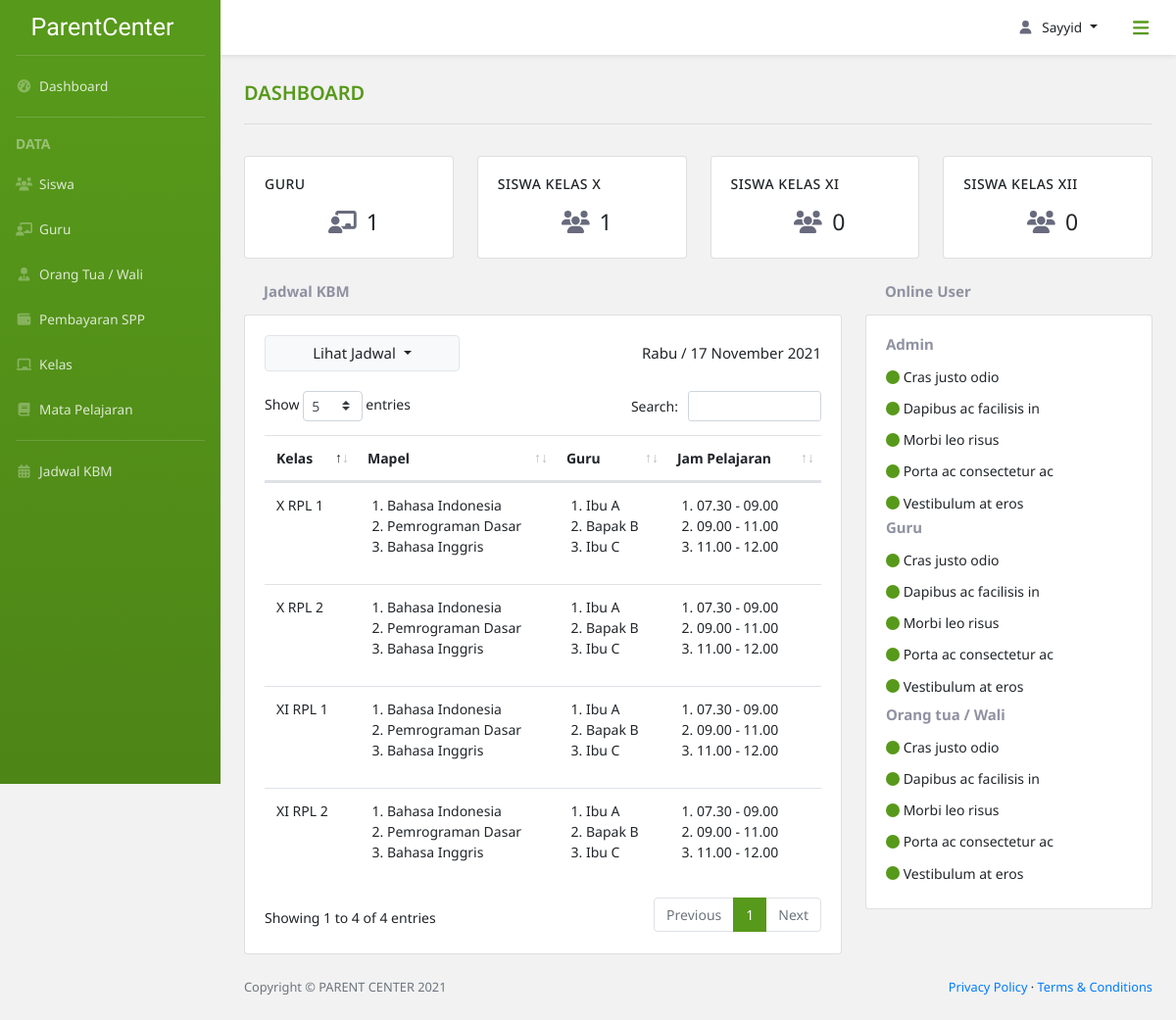
Page /dashboard_admin/ (signed in) on the committed database.
### parent_center_app/models.py (models this page shows, shortened)
class Kelas(models.Model):
    id_kelas = models.CharField(max_length=10,
                                primary_key=True,
                                unique=True,
                                default=custom_kelas,
                                editable=False)
    class rentang_kelas(models.TextChoices):
        X = 'X'
        XI = 'XI'
        XII = 'XII'
    kelas = models.CharField(max_length=3,
                             choices=rentang_kelas.choices,
                             default=rentang_kelas.X)
    class jurusan(models.TextChoices):
        TITL = 'Teknik Intalasi Tenaga Listrik'
        TP = 'Teknik Pemesinan'
        TKR = 'Teknik Kendaraan Ringan'
        TKJ = 'Teknik Komputer Jaringan'
        RPL = 'Rekayasa Perangkat Lunak'
        TBSM = 'Teknik dan Bisnis Sepeda Motor'
    jurusan = models.CharField(max_length=30,
                               choices=jurusan.choices,
                               default=jurusan.TITL)
    no_kelas = models.SmallIntegerField(default=1)

### parent_center_app/views.py (the view)
# urls.py: path('dashboard_admin/', views.dashboardAdmin, name='dashboard admin'),
@login_required(login_url='login')
def dashboardAdmin(request):
    jml_siswa_x = Siswa.objects.filter(id_kelas__kelas='X').count()
    jml_siswa_xi = Siswa.objects.filter(id_kelas__kelas='XI').count()
    jml_siswa_xii = Siswa.objects.filter(id_kelas__kelas='XII').count()
    jml_guru = Guru.objects.count()
    kelass = Kelas.objects.all()
    context = {
        'title': 'Dashboard',
        'Jml_guru': jml_guru,
        'Jml_siswa_x':jml_siswa_x,
        'Jml_siswa_xi':jml_siswa_xi,
        'Jml_siswa_xii':jml_siswa_xii,
        'Kelass':kelass,
    }
    return render(request,
                  'parent_center_app/dashboard_admin.html',
                  context)

### parent_center_app/templates/parent_center_app/dashboard_admin.html (shortened to what this page needs)
{% extends 'parent_center_app/base.html' %}
{% block breadcrumb %}
    <div class="div-title mx-4 py-4">
        <span class="title-content">{{title}}</span>
        <hr class="dropdown-divider hr-title mt-3">
    </div>
{% endblock breadcrumb %}
{% block content %}
    <div class="row card-jml">
        <div class="col-xs-12 col-sm-6 col-lg-3 col-md-3 mb-2">
            <a href="/data_guru">
                <div class="card">
                    <div class="card-body card-dashboard">
                        <h5 class="card-title">Guru</h5>
                        <div class="card-content">
                            <i class="fas fa-fw fa-chalkboard-teacher"></i><span>{{Jml_guru}}</span>
                        </div>
                    </div>
                </div>
            </a>
        </div>
        <div class="col-xs-12 col-sm-6 col-lg-3 col-md-3 mb-2">
            <a href="/data_siswa">
                <div class="card">
                    <div class="card-body card-dashboard">
                        <h5 class="card-title">Siswa Kelas X</h5>
                        <div class="card-content">
                            <i class="fas fa-fw fa-users"></i><span>{{Jml_siswa_x}}</span>
                        </div>
                    </div>
                </div>
            </a>
        </div>
        <div class="col-xs-12 col-sm-6 col-lg-3 col-md-3 mb-2">
            <a href="/data_siswa">
                <div class="card">
                    <div class="card-body card-dashboard">
                        <h5 class="card-title">Siswa Kelas XI</h5>
                        <div class="card-content">
                            <i class="fas fa-fw fa-users"></i><span>{{Jml_siswa_xi}}</span>
                        </div>
                    </div>
                </div>
            </a>
        </div>
        <div class="col-xs-12 col-sm-6 col-lg-3 col-md-3 mb-2">
            <a href="/data_siswa">
                <div class="card">
                    <div class="card-body card-dashboard">
                        <h5 class="card-title">Siswa Kelas XII</h5>
                        <div class="card-content">
                            <i class="fas fa-fw fa-users"></i><span>{{Jml_siswa_xii}}</span>
                        </div>
                    </div>
                </div>
            </a>
        </div>
    </div>
    <div class="row mt-3">
        <div class="col-md-6 col-lg-8">
            <h6 class="subtitle-dashboard">Jadwal KBM</h6>
            <div class="card">
                <div class="card-body card-dashboard div-jadwal">
                    <div class="row d-flex mr-0 ml-0">
                        <div class="col-sm-6 col-xs-6 col-lg-6 align-items-center px-0">
                            <div class="dropdown dropdown-jadwal">
                                <button class="btn btn-light dropdown-toggle" type="button" id="btn-jadwal" data-toggle="dropdown" aria-haspopup="true" aria-expanded="false">
                                    Lihat Jadwal
                                </button>
                            </div>
                        </div>
                        <div class="col-sm-6 col-xs-6 col-lg-6 px-0 order-1 align-self-center text-right">
                            <span>Rabu / 17 November 2021</span>
                        </div>
                    </div>
                    <div class="table-responsive table-dashboard">
                        <table class="table table-custom-dashboard table-hover" id="table-custom">
                            <thead>
                                <tr>
                                    <th scope="col">Kelas</th>
                                    <th scope="col">Mapel</th>
                                    <th scope="col">Guru</th>
                                    <th scope="col">Jam Pelajaran</th>
                                </tr>
                            </thead>
                            <tbody>
                                {% for kelas in Kelass %}
                                <tr>
                                    <td>
                                        {{ kelas.kelas }}
                                            {% if kelas.jurusan == "Rekayasa Perangkat Lunak" %}
                                                RPL
                                            {% elif kelas.jurusan == "Teknik Komputer Jaringan" %}
                                                TKJ
                                            {% elif kelas.jurusan == "Teknik Intalasi Tenaga Listrik" %}
                                                TITL
                                            {% elif kelas.jurusan == "Teknik Pemesinan" %}
                                                TP
                                            {% elif kelas.jurusan == "Teknik Kendaraan Ringan" %}
                                                TKR
                                            {% else %}
                                                TBSM
                                            {% endif %}
                                        {{ kelas.no_kelas }}
                                    </td>
                                    <td>
                                        <ol>
                                            <li>Bahasa Indonesia</li>
                                            <li>Pemrograman Dasar</li>
                                            <li>Bahasa Inggris</li>
                                        </ol>
                                    </td>
                                    <td>
                                        <ol>
                                            <li>Ibu A</li>
                                            <li>Bapak B</li>
                                            <li>Ibu C</li>
                                        </ol>
                                    </td>
                                    <td>
                                        <ol>
                                            <li>07.30 - 09.00</li>
                                            <li>09.00 - 11.00</li>
                                            <li>11.00 - 12.00</li>
                                        </ol>
                                    </td>
                                </tr>
                                {% endfor %}
                            </tbody>
                        </table>
                    </div>
                </div>
            </div>
        </div>
        <div class="col-md-6 col-lg-4">
            <h6 class="subtitle-dashboard resp-m4">Online User</h6>
            <div class="card">
                <div class="card-body">
                    <h6 class="title-user-online">Admin</h6>
                    <div class="scroll-div h165">
                        <ul class="list-group list-group-flush list-user">
                            <li class="list-group-item"><i class="fas fa-circle"></i> Cras justo odio</li>
                            <li class="list-group-item"><i class="fas fa-circle"></i> Dapibus ac facilisis in</li>
                            <li class="list-group-item"><i class="fas fa-circle"></i> Morbi leo risus</li>
                            <li class="list-group-item"><i class="fas fa-circle"></i> Porta ac consectetur ac</li>
                            <li class="list-group-item"><i class="fas fa-circle"></i> Vestibulum at eros</li>
                        </ul>
                    </div>
                    <h6 class="title-user-online">Guru</h6>
                    <div class="scroll-div h165">
                        <ul class="list-group list-group-flush list-user">
                            <li class="list-group-item"><i class="fas fa-circle"></i> Cras justo odio</li>
                            <li class="list-group-item"><i class="fas fa-circle"></i> Dapibus ac facilisis in</li>
                            <li class="list-group-item"><i class="fas fa-circle"></i> Morbi leo risus</li>
                            <li class="list-group-item"><i class="fas fa-circle"></i> Porta ac consectetur ac</li>
                            <li class="list-group-item"><i class="fas fa-circle"></i> Vestibulum at eros</li>
                            <li class="list-group-item"> Vestibulum at eros</li>
                        </ul>
                    </div>
                    <h6 class="title-user-online">Orang tua / Wali</h6>
                    <div class="scroll-div h165">
                        <ul class="list-group list-group-flush list-user">
                            <li class="list-group-item"><i class="fas fa-circle"></i> Cras justo odio</li>
                            <li class="list-group-item"><i class="fas fa-circle"></i> Dapibus ac facilisis in</li>
                            <li class="list-group-item"><i class="fas fa-circle"></i> Morbi leo risus</li>
                            <li class="list-group-item"><i class="fas fa-circle"></i> Porta ac consectetur ac</li>
                            <li class="list-group-item"><i class="fas fa-circle"></i> Vestibulum at eros</li>
                        </ul>
                    </div>
                </div>
            </div>
        </div>
    </div>
{% endblock content %}

### parent_center_app/templates/parent_center_app/base.html (shortened to what this page needs)
{% load static %}
<!DOCTYPE html>
<html lang="en">
    <head>
        <link href="{% static 'parent_center_app/assets/css/bootstrap-toggle.min.css' %}" rel="stylesheet">
        <link href="{% static 'parent_center_app/assets/css/style-custom.css' %}" rel="stylesheet" />
        <link href="{% static 'parent_center_app/assets/css/styles.css' %}" rel="stylesheet" />
        <link rel="stylesheet" type="text/css" href="{% static 'parent_center_app/assets/css/dataTables.bootstrap4.min.css' %}"/>
        <link href="{% static 'parent_center_app/vendor/fontawesome-free/css/all.min.css' %}" rel="stylesheet" type="text/css">
        <link href="//cdn.jsdelivr.net/npm/select2@4.1.0-rc.0/dist/css/select2.min.css" rel="stylesheet" />
    </head>
    <body class="sb-nav-fixed">
        <nav class="sb-topnav navbar navbar-expand navbar-dark bg-putih shadow-sm">
            <button class="btn btn-link btn-sm order-1 rounded-circle" id="sidebarToggle" href="#"><i class="fas fa-bars fa-lg"></i></button>
            <ul class="navbar-nav ml-auto md-0 mr-2">
                <li class="nav-item dropdown">
                    <a class="nav-link dropdown-toggle" id="userDropdown" href="#" role="button" data-toggle="dropdown" aria-haspopup="true" aria-expanded="false"><i class="fas fa-user fa-fw"></i>{{ request.user }}</a>
                </li>
            </ul>
        </nav>
        <div id="layoutSidenav">
            <div id="layoutSidenav_nav">
                <nav class="sb-sidenav accordion bg-green" id="sidenavAccordion">
                    <div class="sb-sidenav-menu">
                        <div class="nav">
                            <a class="navbar-brand d-flex align-self-center align-items-center" href="/dashboard_admin">
                                ParentCenter
                            </a>
                            <div class="dropdown-divider mx-3 mt-0"></div>
                            <a class="nav-link" href="/dashboard_admin">
                                <i class="fas fa-fw fa-tachometer-alt"></i>&nbsp;
                                Dashboard
                            </a>
                            <div class="dropdown-divider mx-3"></div>
                            <div class="dropdown-header">
                                DATA
                            </div>
                            <a class="nav-link" href="/data_siswa">
                                <i class="fas fa-fw fa-users"></i>&nbsp;
                                Siswa
                            </a>
                            <a class="nav-link" href="/data_guru">
                                <i class="fas fa-fw fa-chalkboard-teacher"></i>&nbsp;
                                Guru
                            </a>
                            <a class="nav-link" href="/data_orangtua">
                                <i class="fas fa-fw fa-user-tie"></i>&nbsp;
                                Orang Tua / Wali
                            </a>
                            <a class="nav-link" href="/data_spp">
                                <i class="fas fa-fw fa-wallet"></i>&nbsp;
                                Pembayaran SPP
                            </a>
                            <a class="nav-link" href="/data_kelas">
                                <i class="fas fa-fw fa-chalkboard"></i>&nbsp;
                                Kelas
                            </a>
                            <a class="nav-link" href="/data_mapel">
                                <i class="fas fa-fw fa-book"></i>&nbsp;
                                Mata Pelajaran
                            </a>
                            <div class="dropdown-divider mx-3"></div>
                            <a class="nav-link" href="/jadwal_kbm">
                                <i class="fas fa-fw fa-calendar-alt"></i>&nbsp;
                                Jadwal KBM
                            </a>
                        </div>
                    </div>
                </nav>
            </div>
            <div id="layoutSidenav_content">
                <main>
                    <div class="container-fluid px-0">
                        {% block breadcrumb %}
                        {% endblock breadcrumb %}
                        {% block content %}
                        {% endblock content %}
                    </div>
                </main>
                <footer class="py-4 bg-grey mt-auto">
                    <div class="container-fluid">
                        <div class="d-flex align-items-center justify-content-between small">
                            <div class="text-muted">Copyright &copy; PARENT CENTER 2021</div>
                            <div>
                                <a href="/privacy-policy">Privacy Policy</a>
                                &middot;
                                <a href="/terms-condition">Terms &amp; Conditions</a>
                            </div>
                        </div>
                    </div>
                </footer>
            </div>
        </div>
    </body>
</html>

### rows in the picture
Kelas: kelas "XI", shows "RPL", no_kelas "2"
Kelas: kelas "X", shows "RPL", no_kelas "1"
Kelas: kelas "X", shows "RPL", no_kelas "2"
Kelas: kelas "XI", shows "RPL", no_kelas "1"

### other values in the picture
{{ request.user }} "Sayyid"
{{ title }} "DASHBOARD"
{{ Jml_guru }} "1"
{{ Jml_siswa_x }} "1"
{{ Jml_siswa_xi }} "0"
{{ Jml_siswa_xii }} "0"
